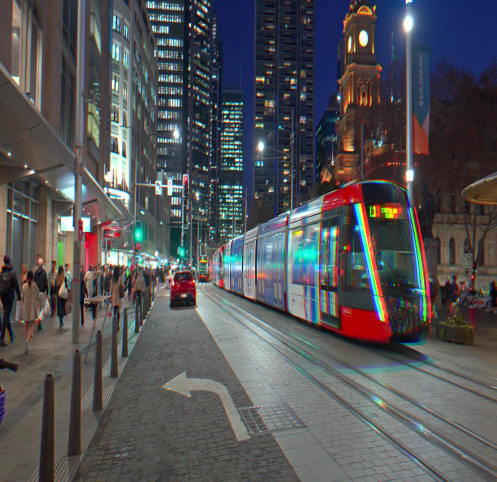
#> input picture test.PNG, 993 x 964 px (shown at 1/2 size)
$ python -i b_spline.py   (imports and definitions only)
#> lines starting #> are read from the running program, lines starting #| are printed output that depends on the picture
# Non-Rigid Image Registration (Simplified Implementation of Multi-level Deformable Model)

import cv2
from matplotlib import pyplot as plt
import numpy as np
from h5_file_format_package.h5_format import H5FormatRead
from skimage.transform import PiecewiseAffineTransform, warp
import SimpleITK as sitk
from scipy.interpolate import RectBivariateSpline
from skimage import img_as_float
from skimage.registration import optical_flow_tvl1

# Step 1: Global Homography Registration using SIFT + RANSAC

def estimate_global_homography(ref_img, float_img):
    sift = cv2.SIFT_create()
    kp1, des1 = sift.detectAndCompute(ref_img, None)
    kp2, des2 = sift.detectAndCompute(float_img, None)

    bf = cv2.BFMatcher()
    matches = bf.knnMatch(des1, des2, k=2)
    good_matches = []
    for m, n in matches:
        if m.distance < 0.75 * n.distance:
            good_matches.append(m)

    src_pts = np.float32([kp1[m.queryIdx].pt for m in good_matches])
    dst_pts = np.float32([kp2[m.trainIdx].pt for m in good_matches])

    H, mask = cv2.findHomography(dst_pts, src_pts, cv2.RANSAC, 5.0)
    aligned = cv2.warpPerspective(float_img, H, (ref_img.shape[1], ref_img.shape[0]))
    return aligned, H

# Step 2: Coarse Local Registration using Piecewise Affine Mesh (Simplified)
# [39 lines left out: functions coarse_mesh_registration, fine_registration, not called in this run]

def optical_flow_impl(images):
    img = cv2.imread('test.png')
    ref = img[0]  # Reference image (first channel)
    #compute_histogram(ref,"ref")
    #print(ref.shape)
    #print(ref.dtype)
    floating1 = img[1]  # Floating image (second channel)
    #compute_histogram(floating1,"green_before")
    floating2 = img[2]  # Floating image (third channel)
    # [4 lines of commented-out code are left out]

    aligned_global1, H1 = estimate_global_homography(ref, floating1)
    aligned_global2, H2 = estimate_global_homography(ref, floating2)

    aligned_coarse1 = coarse_mesh_registration(np.copy(ref), np.copy(aligned_global1))
    aligned_coarse2 = coarse_mesh_registration(np.copy(ref), np.copy(aligned_global2))

    aligned_fine1 = fine_registration(ref, aligned_coarse1)
    aligned_fine2 = fine_registration(ref, aligned_coarse2)
    aligned_fine1 =  (aligned_fine1 * 255).clip(0, 255).astype(np.uint8)
    aligned_fine2 = (aligned_fine2 * 255).clip(0, 255).astype(np.uint8)
    #compute_histogram(aligned_fine1,"green_after")
    #compute_histogram(aligned_fine2,"red_after")


    cv2.imshow('aligned_coarse1', aligned_coarse1)
    cv2.imshow('aligned_coarse2', aligned_coarse2)
    cv2.imshow('aligned_fine1', aligned_fine1)
    cv2.imshow('aligned_fine2', aligned_fine2)
    cv2.waitKey(0)
    cv2.destroyAllWindows()

    img =cv2.merge([ref, aligned_fine1, aligned_fine2])
    cv2.imshow('aligned_fine', img)
    cv2.waitKey(0)
    cv2.destroyAllWindows()


# [16 lines left out: function compute_histogram, not called in this run]

# [13 lines not run here, left out]


>>> import cv2
>>> picture = cv2.imread('../../../test.PNG', cv2.IMREAD_GRAYSCALE)
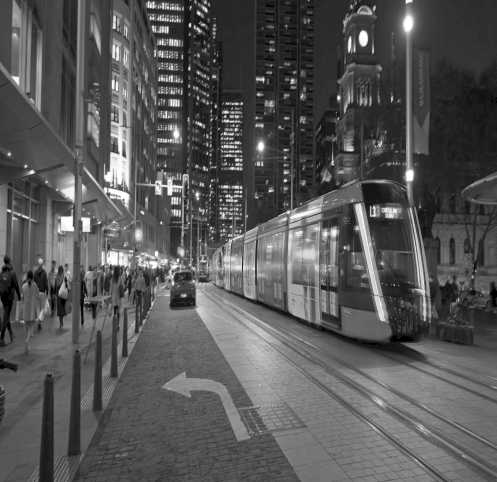
#> picture: shape (964, 993) (shown at 1/2 size); min 0, max 255, mean 86.3
>>> result = optical_flow_impl(picture)
#> in optical_flow_impl, img is the input picture: shape (964, 993, 3); mean B, G, R 86.3, 83.5, 83.6
#> in optical_flow_impl, `ref = img[0]`: ref = 993 rows, first 8: [64, 64, 76], [64, 64, 76], [64, 64, 76], [64, 64, 76], [64, 64, 78], [64, 64, 78], [64, 64, 78], [64, 64, 78]
#> in optical_flow_impl, `floating1 = img[1]`: floating1 has the same summary as ref
#> in optical_flow_impl, `floating2 = img[2]`: floating2 has the same summary as ref
#> in estimate_global_homography, `kp1, des1 = sift.detectAndCompute(ref_img, None)`: kp1 = (); des1 = None
#> in estimate_global_homography, `kp2, des2 = sift.detectAndCompute(float_img, None)`: kp2 = (); des2 = None
#> in estimate_global_homography, `matches = bf.knnMatch(des1, des2, k=2)`: matches = ()
#> after the loop in estimate_global_homography, `for m, n in matches:`: good_matches = []
#> in estimate_global_homography, `src_pts = np.float32([kp1[m.queryIdx].pt for m in good_matches])`: src_pts = empty array
#> (the run stopped early here; a loop or call above may not have finished)
